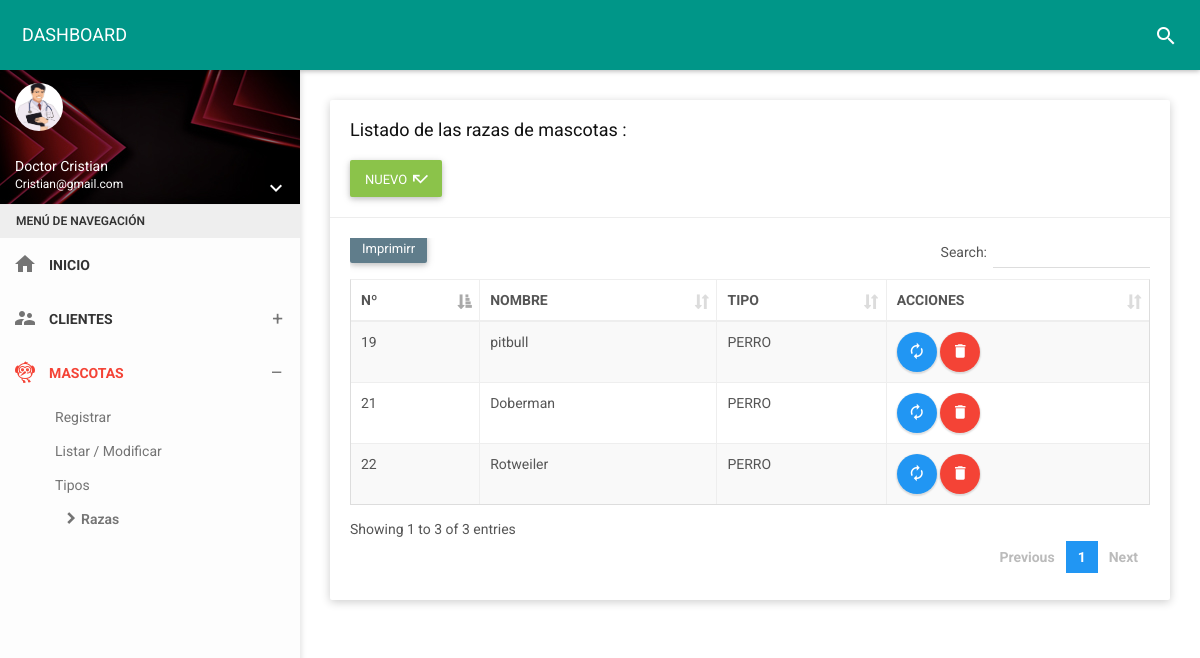
The app's page /folder/raza.php (signed in) with its own data.
### tables this page shows
CREATE TABLE `raza` (
  `id_raza` int(11) NOT NULL,
  `nomraza` varchar(50) NOT NULL,
  `id_tiM` int(11) NOT NULL,
  `estado` char(1) NOT NULL
);

CREATE TABLE `pet_type` (
  `id_tiM` int(11) NOT NULL,
  `noTiM` varchar(35) NOT NULL,
  `estado` char(1) NOT NULL,
  `fere` timestamp NOT NULL DEFAULT current_timestamp() ON UPDATE current_timestamp()
);

### controlador/razacontrolador.php (called while the page is built, shortened)
<?php
require_once '../modelo/modeloraza.php';
class razacontrolador{
    function mostrar(){
        $raza=new Modelo();
        $dato=$raza->mostrar("raza", "1");
        require_once '../vista/raza/mostrar.php';
    }
    }

### modelo/modeloraza.php (called while the page is built, shortened)
<?php
class Modelo{
  private $raza;
  private $db;
  public function __construct(){
      $this->raza=array();
      $this->db=new PDO('mysql:host=localhost;dbname=vetdog',"root","");
  }
  public function mostrar($tabla,$condicion){
      $consulta="SELECT raza.nomraza, raza.id_raza, pet_type.id_tiM, pet_type.noTiM, raza.estado FROM raza INNER JOIN pet_type ON raza.id_tiM = pet_type.id_tiM";
      $resultado=$this->db->query($consulta);
      while ($tabla=$resultado->fetchAll(PDO::FETCH_ASSOC)) {
          $this->raza[]=$tabla;
      }
      return $this->raza;
    }
}
 ?>

### vista/raza/mostrar.php (the view, shortened to what this page needs)
<!DOCTYPE html>
<html>
<head>
    <link href="../assets/plugins/bootstrap/css/bootstrap.css" rel="stylesheet">
    <link href="../assets/plugins/node-waves/waves.css" rel="stylesheet" />
    <link href="../assets/plugins/animate-css/animate.css" rel="stylesheet" />
    <link href="../assets/plugins/jquery-datatable/skin/bootstrap/css/dataTables.bootstrap.css" rel="stylesheet">
    <link href="../css/style.css" rel="stylesheet">
    <link href="../assets/css/themes/all-themes.css" rel="stylesheet" />
</head>
<body class="theme-red">
    <nav class="navbar">
        <div class="container-fluid">
            <div class="navbar-header">
                <a class="navbar-brand" href="../vista/panel-admin/administrador"> DASHBOARD </a>
            </div>
            <div class="collapse navbar-collapse" id="navbar-collapse">
                <ul class="nav navbar-nav navbar-right">
                    <li><a href="javascript:void(0);" class="js-search" data-close="true"><i class="material-icons">search</i></a></li>
                </ul>
            </div>
        </div>
    </nav>
    <section>
        <aside id="leftsidebar" class="sidebar">
            <div class="user-info">
                <div class="image">
                    <img src="../assets/img/mujerico.png" width="48" height="48" alt="User" />
                </div>
                <div class="info-container">
                    <div class="name" data-toggle="dropdown" aria-haspopup="true" aria-expanded="false"><?php echo ucfirst($_SESSION['nombre']); ?></div>
                    <div class="email"><?php echo ucfirst($_SESSION['correo']); ?></div>
                    <div class="btn-group user-helper-dropdown">
                        <i class="material-icons" data-toggle="dropdown" aria-haspopup="true" aria-expanded="true">keyboard_arrow_down</i>
                    </div>
                </div>
            </div>
            <div class="menu">
                <ul class="list">
                    <li class="header">MENÚ DE NAVEGACIÓN</li>
                    <li>
                        <a href="../vista/panel-admin/administrador">
                            <i class="material-icons">home</i>
                            <span>INICIO</span>
                        </a>
                    </li>
                    <li>
                        <a href="javascript:void(0);" class="menu-toggle">
                            <i class="material-icons">supervisor_account</i>
                            <span>CLIENTES</span>
                        </a>
                    </li>
                    <li class="active">
                        <a href="javascript:void(0);" class="menu-toggle">
                            <i class="material-icons">flutter_dash</i>
                            <span>MASCOTAS</span>
                        </a>
                        <ul class="ml-menu">
                            <li>
                                <a href="../vista/mascotas/nuevo">Registrar</a>
                            </li>
                            <li>
                                <a href="mascotas">Listar / Modificar</a>
                            </li>
                            <li>
                                <a href="tipo">Tipos</a>
                            </li>
                            <li class="active">
                                <a href="raza">Razas</a>
                            </li>
                        </ul>
</li>
    </section>
    <section class="content">
        <div class="container-fluid">
            <div class="row clearfix">
                <div class="col-lg-12 col-md-12 col-sm-12 col-xs-12">
                    <div class="card">
                        <div class="header">
                            <h2>
                                Listado de las razas de mascotas :
                            </h2><br>
                            <a type="button" href="../vista/raza/nuevo" class="btn bg-light-green waves-effect">
                                <span>NUEVO</span>
                                <i class="material-icons">call_missed</i>
                            </a>
                        </div>
                        <div class="body">
                            <div class="table-responsive">
                                <table class="table table-bordered table-striped table-hover dataTable js-exportable">
                                    <thead>
                                        <tr>
                                        <th>Nº</th>
                                        <th>NOMBRE</th>
                                        <th>TIPO</th>
                                        <th>ACCIONES</th>
                                    </tr>
                                    </thead>
                                    <tbody>
                                       <?php
                          foreach ($dato as $key => $value){
                              foreach ($value as $va) { ?>
                                        <tr>
            <td><?php echo $va['id_raza'];?></td>
            <td><?php echo $va['nomraza'];?></td>
            <td><?php echo $va['noTiM'];?></td>
<td><a type="button" href="../vista/raza/edit?id=<?php echo $va["id_raza"]; ?>"  class="btn bg-blue btn-circle waves-effect waves-circle waves-float">
                    <i class="material-icons">autorenew</i>
                </a>
                <a type="button" onclick="return confirm('Estás seguro que deseas eliminar el registro?');"href="../vista/raza/borrar?id=<?php echo $va["id_raza"]; ?>"  class="btn bg-red btn-circle waves-effect waves-circle waves-float">
                    <i class="material-icons">delete</i>
                </a>
                                        </tr>
                            <?php
                              }
                              }
                              ?>
                                    </tbody>
                                </table>
                            </div>
                        </div>
                    </div>
                </div>
            </div>
        </div>
    </section>
</body>
</html>

### assets/css/themes/all-themes.css (style rules this page uses)
.theme-red .navbar-brand { color: #fff; }
.theme-red .nav > li > a { color: #fff; }
.theme-red .sidebar .menu .list li.active { background-color: transparent; }
.theme-red .sidebar .menu .list li.active > :first-child i, .theme-red .sidebar .menu .list li.active > :first-child span { color: #F44336; }
.theme-red .sidebar .menu .list .toggled { background-color: transparent; }
.theme-red .sidebar .menu .list .ml-menu { background-color: transparent; }

### records on screen
raza: id_raza "19", nomraza "pitbull", id_tiM.noTiM "PERRO"
raza: id_raza "21", nomraza "Doberman", id_tiM.noTiM "PERRO"
raza: id_raza "22", nomraza "Rotweiler", id_tiM.noTiM "PERRO"

### other values on screen
$_SESSION['nombre'] "Doctor Cristian"
$_SESSION['correo'] "Cristian@gmail.com"
